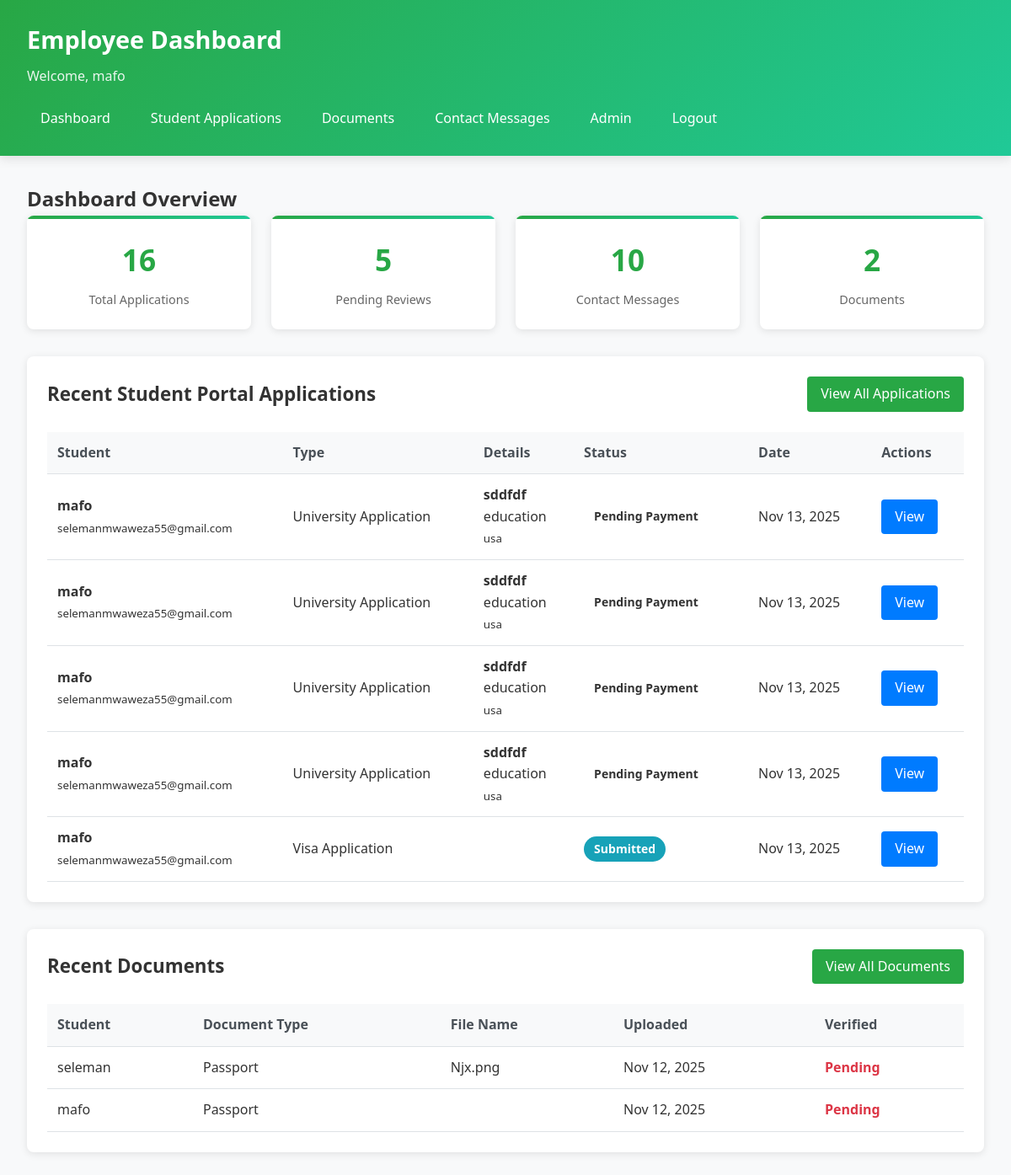
The app's page /employee/dashboard/ (signed in), older data.
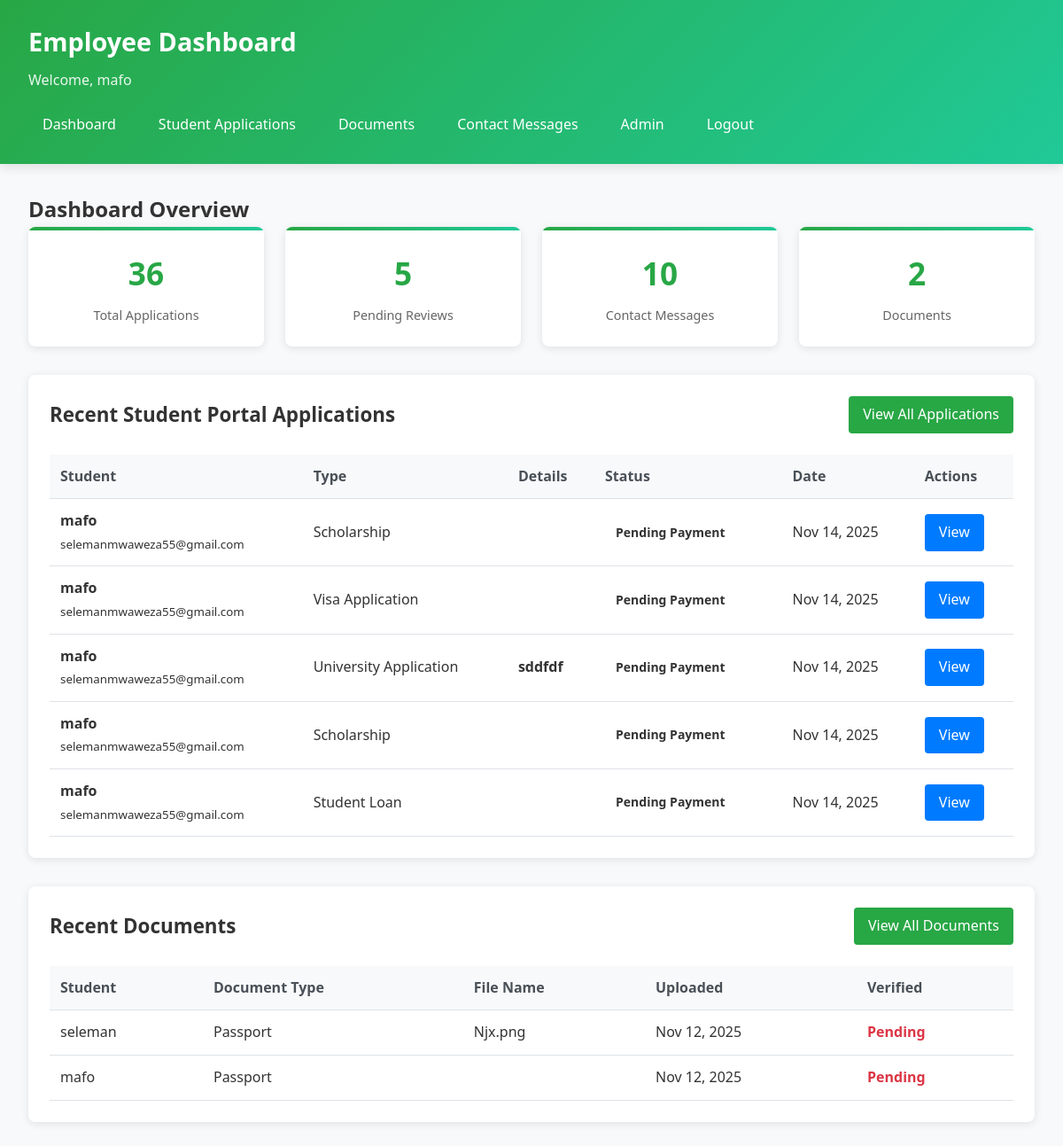
The same page, newer data.
### student_portal/models.py (models this page shows, shortened)
class Application(models.Model):
    APPLICATION_STATUS = [
        ('pending_payment', 'Pending Payment'),
        ('submitted', 'Submitted'),
        ('under_review', 'Under Review'),
        ('approved', 'Approved'),
        ('rejected', 'Rejected'),
        ('selected', 'Selected'),
    ]
    APPLICATION_TYPES = [
        ('university', 'University Application'),
        ('visa', 'Visa Application'),
        ('scholarship', 'Scholarship'),
        ('loan', 'Student Loan'),
    ]
    student = models.ForeignKey(User, on_delete=models.CASCADE)
    application_type = models.CharField(max_length=20, choices=APPLICATION_TYPES)
    university_name = models.CharField(max_length=255, blank=True)
    course = models.CharField(max_length=255, blank=True)
    country = models.CharField(max_length=100, blank=True)
    status = models.CharField(max_length=20, choices=APPLICATION_STATUS, default='pending_payment')
    submission_date = models.DateTimeField(auto_now_add=True)
    created_at = models.DateTimeField(auto_now_add=True)
    updated_at = models.DateTimeField(auto_now=True)
    is_paid = models.BooleanField(default=False)
    payment_amount = models.DecimalField(max_digits=10, decimal_places=2, default=5000.00)

class Document(models.Model):
    DOCUMENT_TYPES = [
        ('passport', 'Passport'),
        ('academic_transcript', 'Academic Transcript'),
        ('degree_certificate', 'Degree Certificate'),
        ('recommendation_letter', 'Recommendation Letter'),
        ('sop', 'Statement of Purpose'),
        ('cv', 'CV'),
        ('language_test', 'Language Test Results'),
        ('financial_documents', 'Financial Documents'),
    ]
    student = models.ForeignKey(User, on_delete=models.CASCADE)
    document_type = models.CharField(max_length=50, choices=DOCUMENT_TYPES)
    file = models.FileField(upload_to='documents/')
    description = models.TextField(blank=True)
    uploaded_at = models.DateTimeField(auto_now_add=True)
    is_verified = models.BooleanField(default=False)

### employee/views.py (the view)
# urls.py: path('dashboard/', views.employee_dashboard, name='employee_dashboard'),
@login_required
def employee_dashboard(request):
    applications = StudentApplication.objects.all().order_by('-created_at')
    student_applications = Application.objects.all().order_by('-created_at')  # Student portal applications
    contact_messages = ContactMessage.objects.all().order_by('-created_at')
    documents = Document.objects.all().order_by('-uploaded_at')[:10]  # Recent documents
    context = {
        'applications': applications,
        'student_applications': student_applications,
        'contact_messages': contact_messages,
        'documents': documents,
        'applications_count': applications.count() + student_applications.count(),
        'messages_count': contact_messages.count(),
        'documents_count': Document.objects.count(),
        'pending_reviews': student_applications.filter(status='submitted').count(),
    }
    return render(request, 'employee/dashboard.html', context)

### employee/templates/employee/dashboard.html (shortened to what the changed rows need)
<!DOCTYPE html>
<html lang="en">
<head>
</head>
<body>
    <div class="header">
        <div class="header-content">
            <div>
                <h1>Employee Dashboard</h1>
            </div>
        </div>
    </div>
    <div class="container">
        <h2>Dashboard Overview</h2>
        <div class="stats-grid">
            <div class="stat-card">
                <div class="stat-number">{{ applications_count }}</div>
                <div class="stat-label">Total Applications</div>
            </div>
        </div>
        <div class="section">
            {% if student_applications %}
            <table>
                <thead>
                    <tr>
                        <th>Student</th>
                        <th>Type</th>
                        <th>Details</th>
                        <th>Status</th>
                        <th>Date</th>
                        <th>Actions</th>
                    </tr>
                </thead>
                <tbody>
                    {% for app in student_applications|slice:":5" %}
                    <tr>
                        <td>
                            <strong>{{ app.student.get_full_name|default:app.student.username }}</strong><br>
                            <small>{{ app.student.email }}</small>
                        </td>
                        <td>{{ app.get_application_type_display }}</td>
                        <td>
                            {% if app.university_name %}<strong>{{ app.university_name }}</strong><br>{% endif %}
                            {% if app.course %}{{ app.course }}{% endif %}
                            {% if app.country %}<br><small>{{ app.country }}</small>{% endif %}
                        </td>
                        <td>
                            <span class="status-badge status-{{ app.status }}">
                                {{ app.get_status_display }}
                            </span>
                        </td>
                        <td>{{ app.created_at|date:"M d, Y" }}</td>
                        <td>
                            <a href="{% url 'employee:student_application_detail' app.id %}" class="btn btn-primary">View</a>
                        </td>
                    </tr>
                    {% endfor %}
                </tbody>
            </table>
            {% else %}
            <p class="empty-state">No student applications found.</p>
            {% endif %}
        </div>
        <div class="section">
            {% if documents %}
            <table>
                <thead>
                    <tr>
                        <th>Student</th>
                        <th>Document Type</th>
                        <th>File Name</th>
                        <th>Uploaded</th>
                        <th>Verified</th>
                    </tr>
                </thead>
                <tbody>
                    {% for doc in documents %}
                    <tr>
                        <td>{{ doc.student.get_full_name|default:doc.student.username }}</td>
                        <td>{{ doc.get_document_type_display }}</td>
                        <td>{{ doc.file.name|slice:"20:" }}</td>
                        <td>{{ doc.uploaded_at|date:"M d, Y" }}</td>
                        <td>
                            {% if doc.is_verified %}
                            <span style="color: #28a745; font-weight: bold;">✓ Verified</span>
                            {% else %}
                            <span style="color: #dc3545; font-weight: bold;">Pending</span>
                            {% endif %}
                        </td>
                    </tr>
                    {% endfor %}
                </tbody>
            </table>
            {% else %}
            <p class="empty-state">No documents found.</p>
            {% endif %}
        </div>
    </div>
</body>
</html>

Row changes from the older to the newer data that the page shows:
no longer on this page (row unchanged): Application: student.get_full_name "mafo", student.email "selemanmwaweza55@gmail.com", application_type "University Application", university_name "sddfdf", course "education", country "usa", status "Pending Payment", created_at "Nov 13, 2025"
no longer on this page (row unchanged): Application: student.get_full_name "mafo", student.email "selemanmwaweza55@gmail.com", application_type "University Application", university_name "sddfdf", course "education", country "usa", status "Pending Payment", created_at "Nov 13, 2025"
no longer on this page (row unchanged): Application: student.get_full_name "mafo", student.email "selemanmwaweza55@gmail.com", application_type "University Application", university_name "sddfdf", course "education", country "usa", status "Pending Payment", created_at "Nov 13, 2025"
no longer on this page (row unchanged): Application: student.get_full_name "mafo", student.email "selemanmwaweza55@gmail.com", application_type "University Application", university_name "sddfdf", course "education", country "usa", status "Pending Payment", created_at "Nov 13, 2025"
no longer on this page (row unchanged): Application: student.get_full_name "mafo", student.email "selemanmwaweza55@gmail.com", application_type "Visa Application", status "Submitted", created_at "Nov 13, 2025"
added Application: student.get_full_name "mafo", student.email "selemanmwaweza55@gmail.com", application_type "Scholarship", status "Pending Payment", created_at "Nov 14, 2025"
added Application: student.get_full_name "mafo", student.email "selemanmwaweza55@gmail.com", application_type "Visa Application", status "Pending Payment", created_at "Nov 14, 2025"
added Application: student.get_full_name "mafo", student.email "selemanmwaweza55@gmail.com", application_type "University Application", university_name "sddfdf", status "Pending Payment", created_at "Nov 14, 2025"
added Application: student.get_full_name "mafo", student.email "selemanmwaweza55@gmail.com", application_type "Scholarship", status "Pending Payment", created_at "Nov 14, 2025"
added Application: student.get_full_name "mafo", student.email "selemanmwaweza55@gmail.com", application_type "Student Loan", status "Pending Payment", created_at "Nov 14, 2025"
Text that changed along with them:
{{ applications_count }}: "16" → "36"
